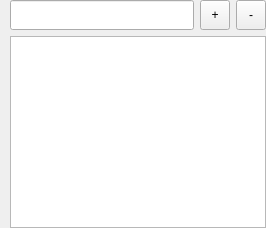
             <widget class="QWidget" name="stk_settings_consumer">
              <layout class="QVBoxLayout" name="verticalLayout_6">
               <property name="leftMargin">
                <number>0</number>
               </property>
               <property name="topMargin">
                <number>0</number>
               </property>
               <property name="rightMargin">
                <number>0</number>
               </property>
               <property name="bottomMargin">
                <number>0</number>
               </property>
               <item>
                <layout class="QGridLayout" name="gridLayout_5">
                 <property name="leftMargin">
                  <number>10</number>
                 </property>
                 <item row="0" column="1">
                  <widget class="QToolButton" name="tbtn_cons_settings_add">
                   <property name="minimumSize">
                    <size>
                     <width>30</width>
                     <height>30</height>
                    </size>
                   </property>
                   <property name="maximumSize">
                    <size>
                     <width>30</width>
                     <height>30</height>
                    </size>
                   </property>
                   <property name="text">
                    <string>+</string>
                   </property>
                   <property name="iconSize">
                    <size>
                     <width>24</width>
                     <height>24</height>
                    </size>
                   </property>
                  </widget>
                 </item>
                 <item row="0" column="0">
                  <widget class="QLineEdit" name="le_cons_settings">
                   <property name="sizePolicy">
                    <sizepolicy hsizetype="Preferred" vsizetype="Preferred">
                     <horstretch>0</horstretch>
                     <verstretch>0</verstretch>
                    </sizepolicy>
                   </property>
                   <property name="minimumSize">
                    <size>
                     <width>0</width>
                     <height>0</height>
                    </size>
                   </property>
                   <property name="maximumSize">
                    <size>
                     <width>16777215</width>
                     <height>16777215</height>
                    </size>
                   </property>
                   <property name="baseSize">
                    <size>
                     <width>0</width>
                     <height>0</height>
                    </size>
                   </property>
                  </widget>
                 </item>
                 <item row="0" column="2">
                  <widget class="QToolButton" name="tbtn_cons_settings_del">
                   <property name="minimumSize">
                    <size>
                     <width>30</width>
                     <height>30</height>
                    </size>
                   </property>
                   <property name="maximumSize">
                    <size>
                     <width>30</width>
                     <height>30</height>
                    </size>
                   </property>
                   <property name="text">
                    <string>-</string>
                   </property>
                   <property name="iconSize">
                    <size>
                     <width>24</width>
                     <height>24</height>
                    </size>
                   </property>
                  </widget>
                 </item>
                 <item row="1" column="0" colspan="3">
                  <widget class="HListWidget" name="lst_cons_settings">
                   <property name="editTriggers">
                    <set>QAbstractItemView::DoubleClicked</set>
                   </property>
                   <property name="showDropIndicator" stdset="0">
                    <bool>false</bool>
                   </property>
                  </widget>
                 </item>
                </layout>
               </item>
              </layout>
             </widget>
